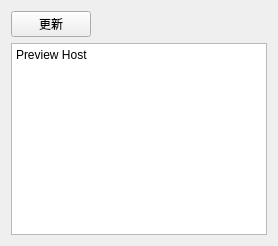
<?xml version="1.0" encoding="UTF-8"?>
<ui version="4.0">
 <class>GenericPreviewEditor</class>
 <widget class="QWidget" name="genericPreviewEditor"><layout class="QVBoxLayout" name="verticalLayout_previewEditor"><item><layout class="QHBoxLayout" name="horizontalLayout_previewToolbar"><item><widget class="QPushButton" name="previewRefreshButton"><property name="text"><string>更新</string></property></widget></item><item><spacer name="previewToolbarSpacer"><property name="orientation"><enum>Qt::Horizontal</enum></property><property name="sizeHint"><size><width>40</width><height>20</height></size></property></spacer></item></layout></item><item><widget class="QStackedWidget" name="previewStack"><widget class="QTextBrowser" name="previewWebView"><property name="html"><string>&lt;html&gt;&lt;body&gt;Preview Host&lt;/body&gt;&lt;/html&gt;</string></property></widget></widget></item></layout></widget>
 <resources/>
 <connections/>
</ui>
